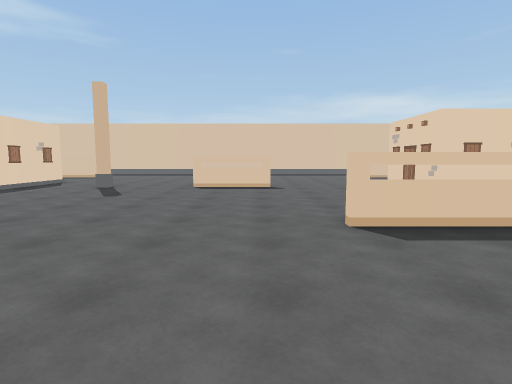
view 1 (above)

22 first-person views from a walk through a scene from a Unity 3-D project. The camera is 1.4 m above the floor, tilts 6° down and sees 80° across. The floor is counted in squares, 2 m on a side. Each view is taken from the middle of a square. On the plan, view 1 faces up. The plan holds only what a view shows up to about 10 squares ahead; the rest is blank. The place goes on beyond the plan.

view 2
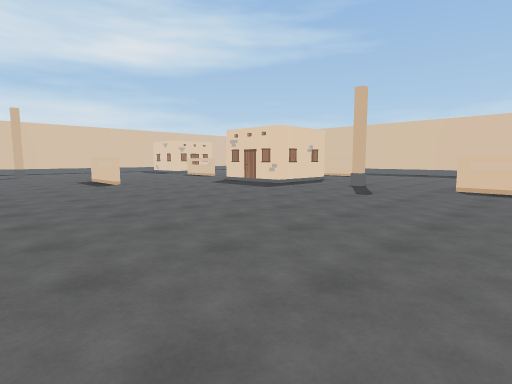

view 3
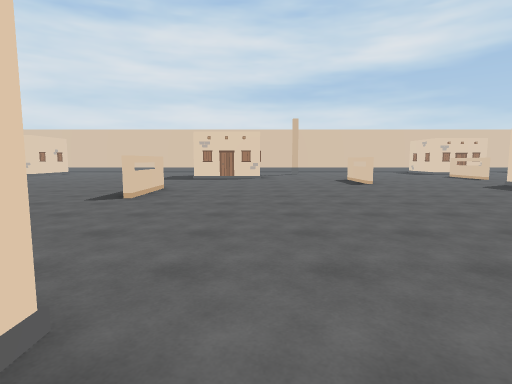

view 4
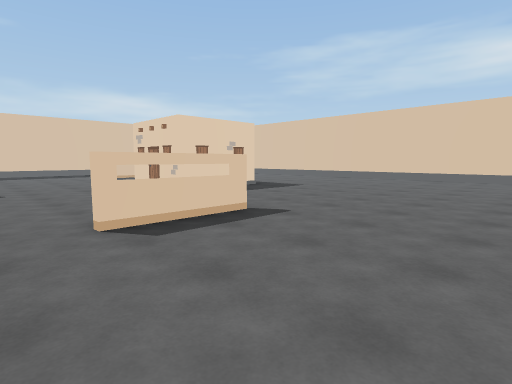

view 5
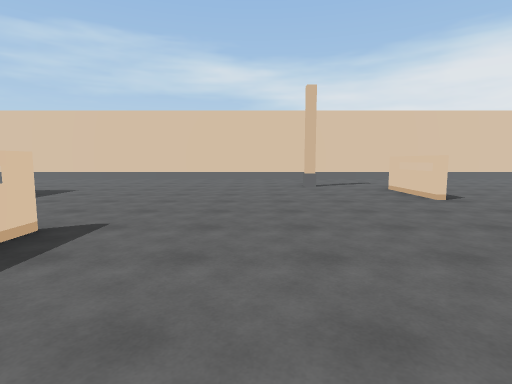

view 6
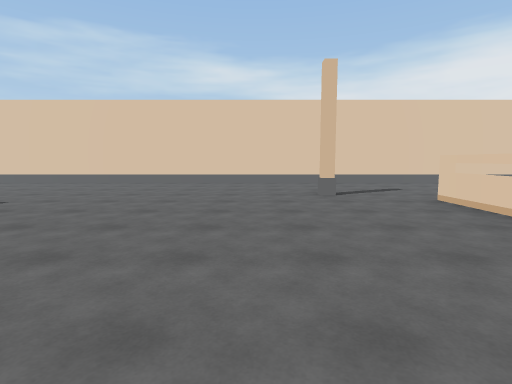

view 7
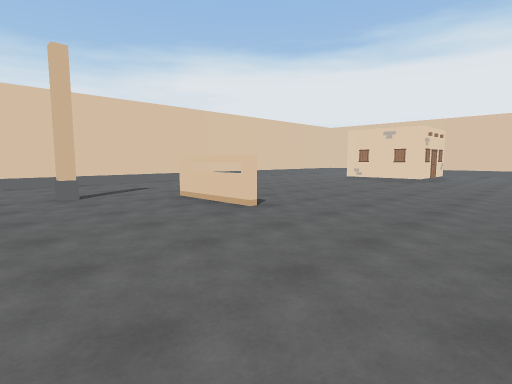

view 8
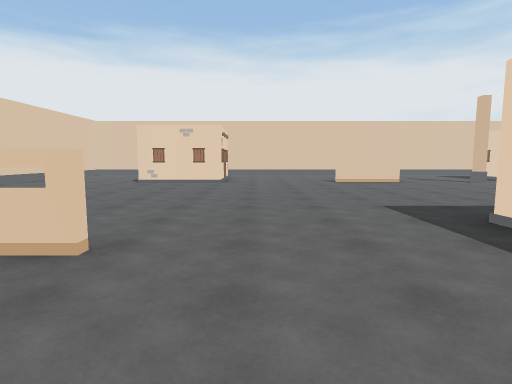

view 9
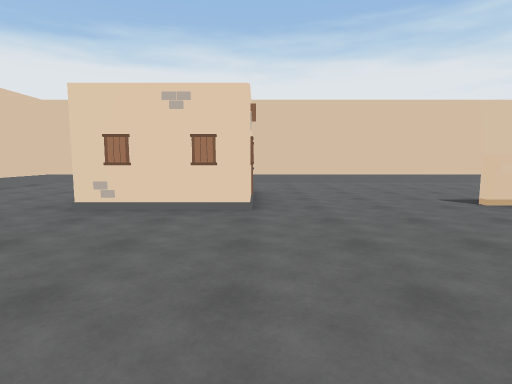

view 10
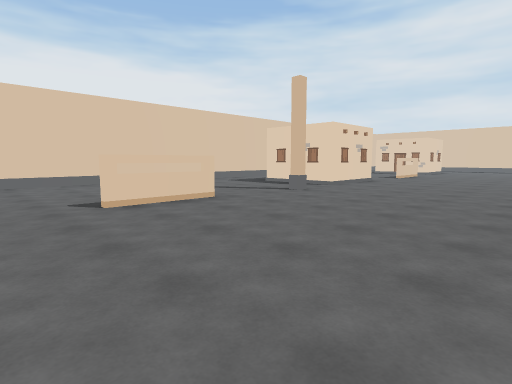

view 11
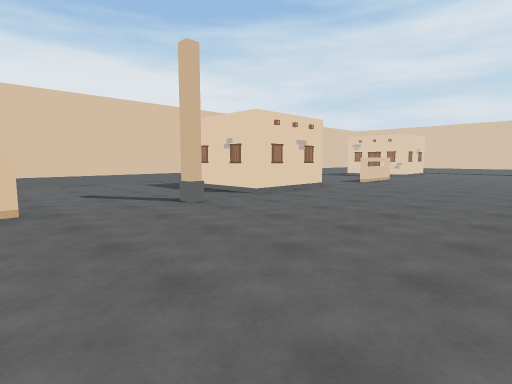

view 12
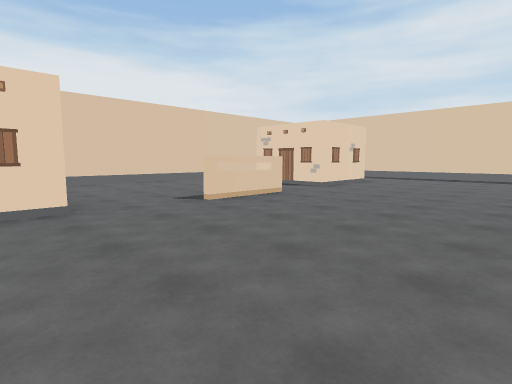

view 13
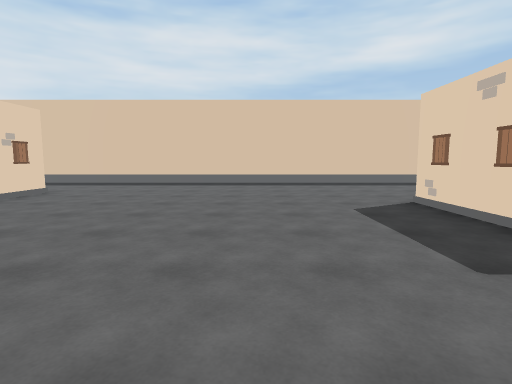

view 14
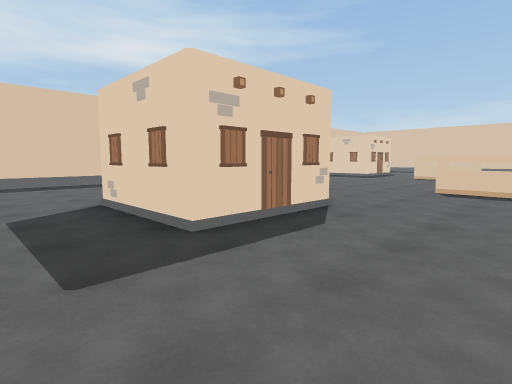

view 15
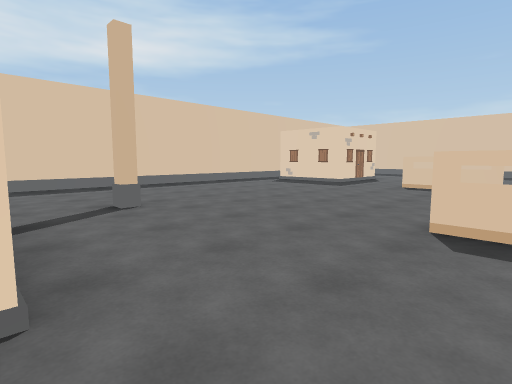

view 16
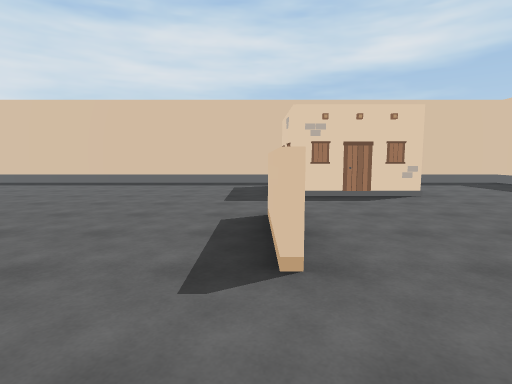

view 17
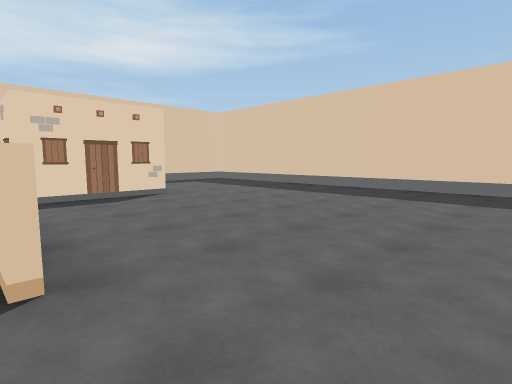

view 18
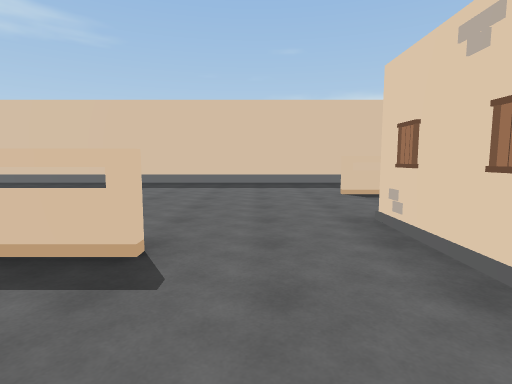

view 19
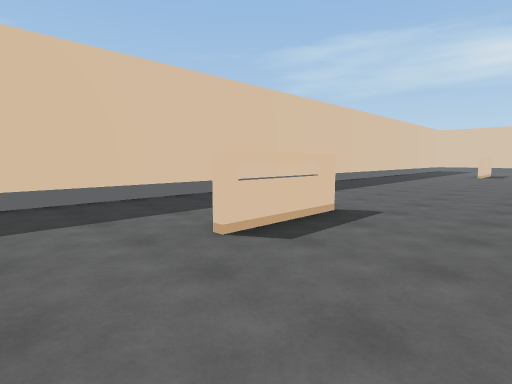

view 20
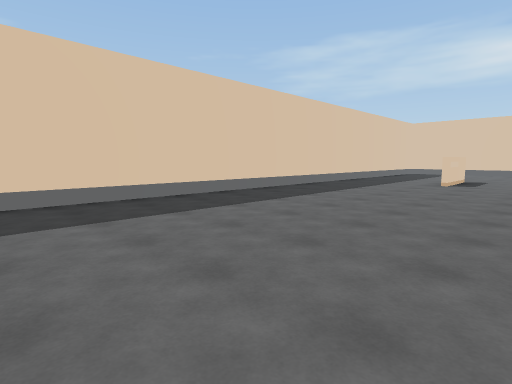

view 21
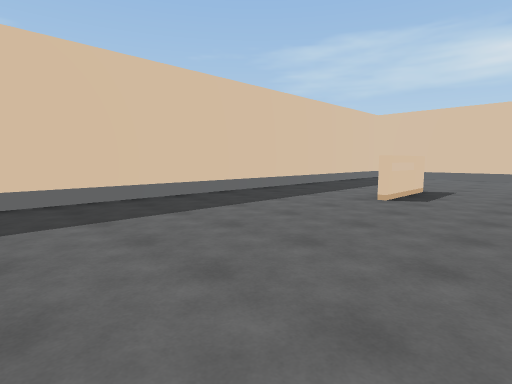

view 22
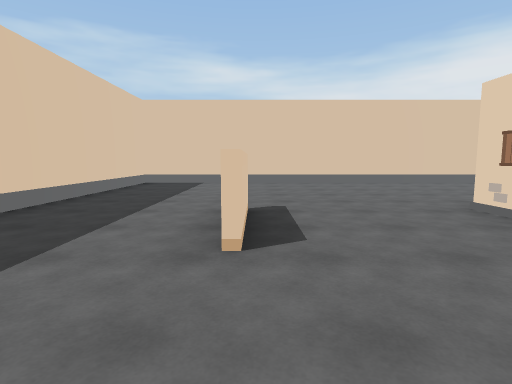

### Floor plan
Key: @ floor where view 1 was taken; # wall or solid block; . floor; O other object.
Columns run from 19 left of view 1 to 12 right of it. Each row starts with its distance up from view 1.
 16 ################################
 15 #..............................#
 14 #............ .................#
 13 #...........  .................#
 12   .........OO...........OO.....#
 11     #..........................#
 10     #..........................#
  9   O##......###....  ...# O.....#
  8 #.....OOO..###.#..OO.. #  .....#
  7 #.......... #O........ #   ....#
  6 #.....................   ......#
  5 #.....................  .......#
  4 #....................  ........#
  3 #.......OOO.........OOO........#
  2 #...#..........................#
  1 #..............................#
  0 #.     O...........@.......#...#
 -1 #...   #..........#  ..........#
 -2 #....###....OO....   ....OO....#
 -3 #...............    O..........#
 -4 #..............     ...........#
 -5 #............................. #
 -6 #............................. #
 -7 #............................. #
 -8 #..............................#
 -9 #.........O....................#
-10 #...##O.OO..###.#..OO...O  ....#
-11 #..  ##  ...  #.........O  ...
-12 #     # ....  O..........   ...
-13         ....  ...........    ..#
-14         ....  ...........     .#
-15         ####  ###########     ##

Positions as (right, up) in squares from view 1, and headings:
1: (0, 0), facing up
2: (0, 0), facing up-left
3: (0, 0), facing left
4: (0, 0), facing up-right
5: (0, 1), facing right
6: (2, 1), facing right
7: (2, 1), facing down-right
8: (4, 0), facing down
9: (5, -5), facing down
10: (3, -5), facing down-left
11: (0, -5), facing down-left
12: (-6, -5), facing down-left
13: (-9, -5), facing left
14: (-9, -4), facing up-left
15: (-10, 0), facing up-left
16: (-9, 8), facing left
17: (-9, 8), facing up-left
18: (-10, 6), facing up
19: (-10, 10), facing up-right
20: (-5, 10), facing up-right
21: (-1, 10), facing up-right
22: (2, 12), facing right
